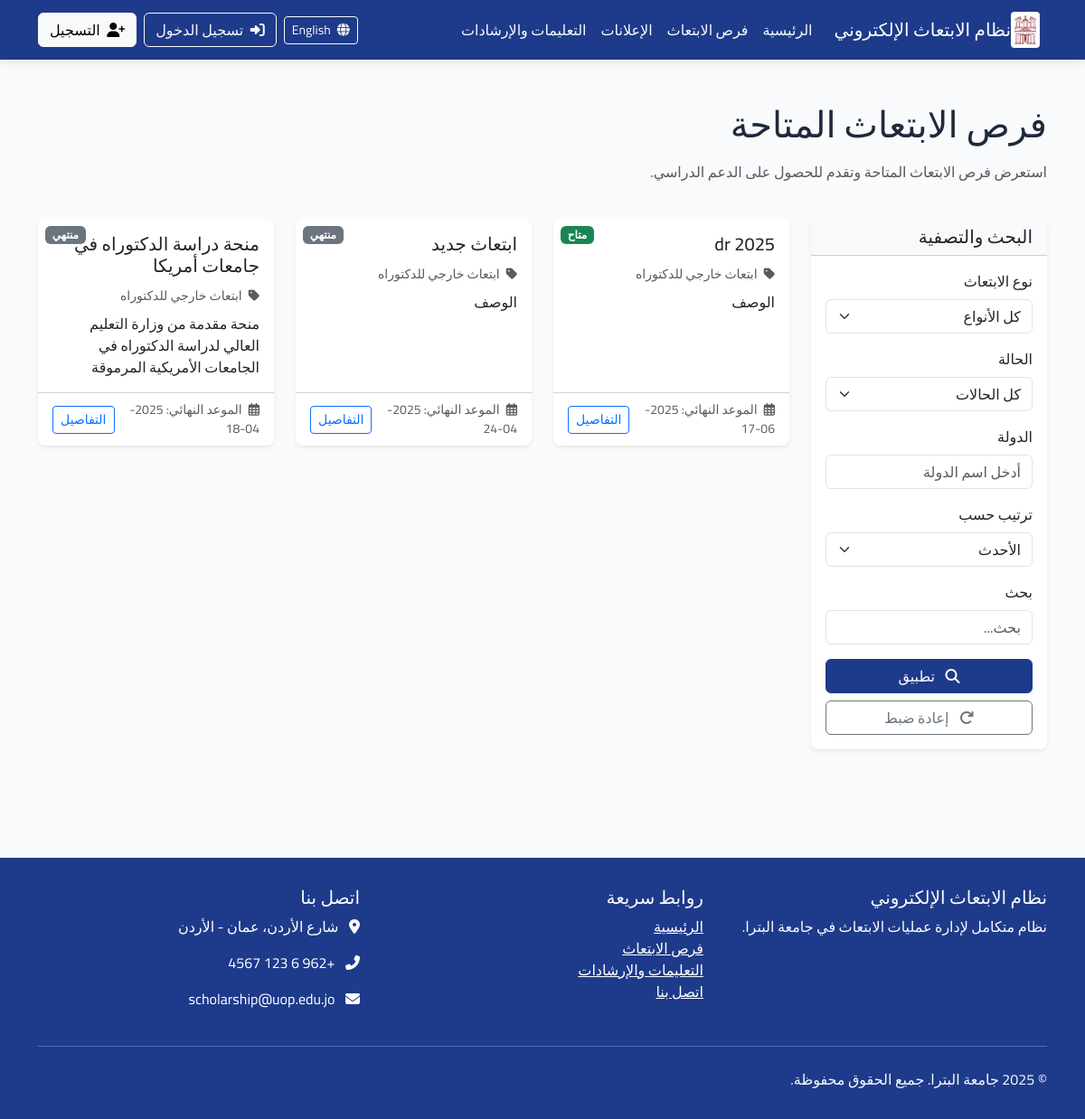
Screenshot of /ar/scholarships/ with the database file from the repository.
### announcements/models.py (models this page shows, shortened)
class Scholarship(models.Model):
    STATUS_CHOICES = (
        ('draft', _('مسودة')),
        ('published', _('منشور')),
        ('closed', _('مغلق')),
    )
    title = models.CharField(_("العنوان"), max_length=200)
    scholarship_type = models.ForeignKey(ScholarshipType, verbose_name=_("نوع الابتعاث"), on_delete=models.CASCADE,
                                         related_name="scholarships")
    description = models.TextField(_("الوصف"))
    requirements = models.TextField(_("المتطلبات"))
    benefits = models.TextField(_("المميزات"), blank=True, null=True)
    countries = models.CharField(_("الدول المتاحة"), max_length=255, blank=True, null=True)
    universities = models.TextField(_("الجامعات المتاحة"), blank=True, null=True)
    deadline = models.DateTimeField(_("الموعد النهائي للتقديم"))
    publication_date = models.DateTimeField(_("تاريخ النشر"), default=timezone.now)
    status = models.CharField(_("الحالة"), max_length=20, choices=STATUS_CHOICES, default='draft')
    max_applicants = models.PositiveIntegerField(_("الحد الأقصى للمتقدمين"), default=0, help_text=_("0 يعني غير محدود"))
    eligibility_criteria = models.TextField(_("معايير الأهلية"), blank=True, null=True)
    application_process = models.TextField(_("عملية التقديم"), blank=True, null=True)
    contact_info = models.TextField(_("معلومات الاتصال"), blank=True, null=True)
    attachment = models.FileField(_("مرفق"), upload_to='scholarship_attachments/', blank=True, null=True)
    created_by = models.ForeignKey(User, verbose_name=_("تم إنشاؤه بواسطة"), on_delete=models.CASCADE,
                                   related_name="created_scholarships")
    updated_at = models.DateTimeField(_("تم التحديث في"), auto_now=True)
    class Meta:
        verbose_name = _("فرصة ابتعاث")
        verbose_name_plural = _("فرص الابتعاث")
        ordering = ['-publication_date']
    @property
    def is_active(self):
        return self.status == 'published' and self.deadline > timezone.now()

class ScholarshipType(models.Model):
    name = models.CharField(_("اسم النوع"), max_length=100)
    description = models.TextField(_("الوصف"), blank=True, null=True)
    class Meta:
        verbose_name = _("نوع الابتعاث")
        verbose_name_plural = _("أنواع الابتعاث")
        ordering = ['name']
    def __str__(self):
        return self.name

### announcements/views.py (the view, shortened to what this page needs)
# urls.py: path('scholarships/', views.scholarship_list, name='scholarship_list'),
def scholarship_list(request):
    scholarships = Scholarship.objects.filter(status='published')
    filter_form = ScholarshipFilterForm(request.GET)
    if filter_form.is_valid():
        data = filter_form.cleaned_data
        if data.get('scholarship_type'):
            scholarships = scholarships.filter(scholarship_type=data['scholarship_type'])
        if data.get('status') == 'active':
            scholarships = scholarships.filter(deadline__gt=timezone.now())
        elif data.get('status') == 'closed':
            scholarships = scholarships.filter(deadline__lte=timezone.now())
        if data.get('country'):
            scholarships = scholarships.filter(countries__icontains=data['country'])
        sort_by = data.get('sort_by', 'newest')
        if sort_by == 'newest':
            scholarships = scholarships.order_by('-publication_date')
        elif sort_by == 'deadline':
            scholarships = scholarships.order_by('deadline')
        elif sort_by == 'title':
            scholarships = scholarships.order_by('title')
    paginator = Paginator(scholarships, 9)  # 9 عناصر في كل صفحة
    page = request.GET.get('page')
    try:
        scholarships_page = paginator.page(page)
    except PageNotAnInteger:
        scholarships_page = paginator.page(1)
    except EmptyPage:
        scholarships_page = paginator.page(paginator.num_pages)
    context = {
        'scholarships': scholarships_page,
        'filter_form': filter_form,
    }
    return render(request, 'announcements/scholarship_list.html', context)

### core/context_processors.py (called while the page is built)
def user_role(request):
    role = 'anonymous'
    if request.user.is_authenticated:
        role = request.user.profile.role
    return {
        'user_role': role
    }

### announcements/templates/announcements/scholarship_list.html (shortened to what this page needs)
{% extends 'base.html' %}
{% load i18n %}
{% load static %}
{% load crispy_forms_tags %}
{% block content %}
<div class="container py-5">
    <div class="row mb-4">
        <div class="col-md-8">
            <h1 class="mb-3">{% trans "فرص الابتعاث المتاحة" %}</h1>
            <p class="text-muted">{% trans "استعرض فرص الابتعاث المتاحة وتقدم للحصول على الدعم الدراسي." %}</p>
        </div>
        <div class="col-md-4 text-end">
        </div>
    </div>
    <div class="row">
        <div class="col-md-3 mb-4">
            <div class="card shadow-sm border-0">
                <div class="card-header bg-light">
                    <h5 class="mb-0">{% trans "البحث والتصفية" %}</h5>
                </div>
                <div class="card-body">
                    <form method="get">
                        {{ filter_form|crispy }}
                        <div class="d-grid gap-2 mt-3">
                            <button type="submit" class="btn btn-primary">
                                <i class="fas fa-search me-2"></i> {% trans "تطبيق" %}
                            </button>
                            <a href="{% url 'announcements:scholarship_list' %}" class="btn btn-outline-secondary">
                                <i class="fas fa-redo me-2"></i> {% trans "إعادة ضبط" %}
                            </a>
                        </div>
                    </form>
                </div>
            </div>
        </div>
        <div class="col-md-9">
            {% if scholarships %}
                <div class="row row-cols-1 row-cols-md-3 g-4">
                    {% for scholarship in scholarships %}
                    <div class="col">
                        <div class="card h-100 shadow-sm border-0">
                            {% if scholarship.is_active %}
                                <div class="badge bg-success position-absolute top-0 end-0 m-2">{% trans "متاح" %}</div>
                            {% else %}
                                <div class="badge bg-secondary position-absolute top-0 end-0 m-2">{% trans "منتهي" %}</div>
                            {% endif %}
                            <div class="card-body">
                                <h5 class="card-title">{{ scholarship.title }}</h5>
                                <p class="card-text text-muted mb-2">
                                    <small>
                                        <i class="fas fa-tag me-1"></i> {{ scholarship.scholarship_type.name }}
                                    </small>
                                </p>
                                <p class="card-text">{{ scholarship.description|truncatewords:20 }}</p>
                            </div>
                            <div class="card-footer bg-transparent">
                                <div class="d-flex justify-content-between align-items-center">
                                    <small class="text-muted">
                                        <i class="far fa-calendar-alt me-1"></i> {% trans "الموعد النهائي:" %} {{ scholarship.deadline|date:"Y-m-d" }}
                                    </small>
                                    <a href="{% url 'announcements:scholarship_detail' scholarship.id %}" class="btn btn-sm btn-outline-primary">
                                        {% trans "التفاصيل" %}
                                    </a>
                                </div>
                            </div>
                        </div>
                    </div>
                    {% endfor %}
                </div>
            {% else %}
                <div class="alert alert-info">
                    <i class="fas fa-info-circle me-2"></i>
                    {% trans "لا توجد فرص ابتعاث متاحة حالياً. يرجى التحقق لاحقاً." %}
                </div>
            {% endif %}
        </div>
    </div>
</div>
{% endblock %}

### static/css/main.css (style rules this page uses)
:root { --primary-color: #1e3a8a; --secondary-color: #10b981; --accent-color: #f59e0b; --light-bg: #f8fafc; --dark-text: #1e293b; --light-text: #f8fafc; }
body { font-family: 'Segoe UI', Tahoma, Geneva, Verdana, sans-serif; background-color: var(--light-bg); color: var(--dark-text); }
.btn-primary { background-color: var(--primary-color); border-color: var(--primary-color); }
.card { border-radius: 8px; overflow: hidden; }

### static/css/rtl.css (style rules this page uses)
body { font-family: 'Cairo', 'Segoe UI', 'Tahoma', 'Arial', sans-serif; direction: rtl; text-align: right; }
.me-2 { margin-right: 0 !important; margin-left: 0.5rem !important; }

### rows the page displays
Scholarship: title "dr 2025", scholarship_type.name "ابتعاث خارجي للدكتوراه", description "الوصف", deadline "2025-06-17"
Scholarship: title "ابتعاث جديد", scholarship_type.name "ابتعاث خارجي للدكتوراه", description "الوصف", deadline "2025-04-24"
Scholarship: title "منحة دراسة الدكتوراه في جامعات أمريكا", scholarship_type.name "ابتعاث خارجي للدكتوراه", description "منحة مقدمة من وزارة التعليم العالي لدراسة الدكتوراه في الجامعات الأمريكية المرموقة", deadline "2025-04-18"
